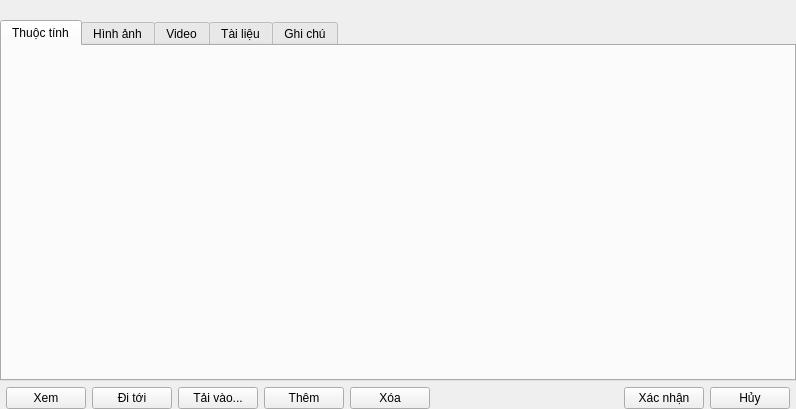
<?xml version="1.0" encoding="UTF-8"?>
<ui version="4.0">
 <class>MediaInputWidget</class>
 <widget class="QWidget" name="MediaInputWidget">
  <property name="geometry">
   <rect>
    <x>0</x>
    <y>0</y>
    <width>796</width>
    <height>409</height>
   </rect>
  </property>
  <property name="minimumSize">
   <size>
    <width>420</width>
    <height>220</height>
   </size>
  </property>
  <property name="windowTitle">
   <string>MediaWidget</string>
  </property>
  <layout class="QGridLayout" name="gridLayout_4">
   <property name="leftMargin">
    <number>0</number>
   </property>
   <property name="topMargin">
    <number>0</number>
   </property>
   <property name="rightMargin">
    <number>0</number>
   </property>
   <property name="bottomMargin">
    <number>0</number>
   </property>
   <item row="2" column="5">
    <widget class="QPushButton" name="removeBtn">
     <property name="toolTip">
      <string>Xóa</string>
     </property>
     <property name="text">
      <string>Xóa</string>
     </property>
     <property name="icon">
      <iconset resource="../Resources/myicon/myicon.qrc">
       <normaloff>:/myicon/Remove.svg</normaloff>:/myicon/Remove.svg</iconset>
     </property>
    </widget>
   </item>
   <item row="2" column="9">
    <widget class="QPushButton" name="applyBtn">
     <property name="text">
      <string>Xác nhận</string>
     </property>
    </widget>
   </item>
   <item row="0" column="0" colspan="6">
    <widget class="QLabel" name="titleLbl">
     <property name="font">
      <font>
       <weight>75</weight>
       <italic>false</italic>
       <bold>true</bold>
      </font>
     </property>
     <property name="text">
      <string/>
     </property>
    </widget>
   </item>
   <item row="0" column="9" colspan="2">
    <widget class="QLabel" name="noticeLbl">
     <property name="text">
      <string/>
     </property>
     <property name="alignment">
      <set>Qt::AlignRight|Qt::AlignTrailing|Qt::AlignVCenter</set>
     </property>
    </widget>
   </item>
   <item row="2" column="8">
    <spacer name="horizontalSpacer">
     <property name="orientation">
      <enum>Qt::Horizontal</enum>
     </property>
     <property name="sizeHint" stdset="0">
      <size>
       <width>221</width>
       <height>20</height>
      </size>
     </property>
    </spacer>
   </item>
   <item row="2" column="10">
    <widget class="QPushButton" name="cancelBtn">
     <property name="text">
      <string>Hủy</string>
     </property>
    </widget>
   </item>
   <item row="1" column="0" colspan="12">
    <widget class="QTabWidget" name="tabWidget">
     <property name="currentIndex">
      <number>0</number>
     </property>
     <widget class="QWidget" name="attribTab">
      <attribute name="title">
       <string>Thuộc tính</string>
      </attribute>
      <layout class="QGridLayout" name="gridLayout_6">
       <property name="leftMargin">
        <number>0</number>
       </property>
       <property name="topMargin">
        <number>0</number>
       </property>
       <property name="rightMargin">
        <number>0</number>
       </property>
       <property name="bottomMargin">
        <number>0</number>
       </property>
       <item row="0" column="0">
        <widget class="QStackedWidget" name="stackedWidget">
         <widget class="QWidget" name="mbaPage">
          <layout class="QGridLayout" name="gridLayout_7">
           <property name="leftMargin">
            <number>0</number>
           </property>
           <property name="topMargin">
            <number>0</number>
           </property>
           <property name="rightMargin">
            <number>0</number>
           </property>
           <property name="bottomMargin">
            <number>0</number>
           </property>
           <item row="0" column="0">
            <widget class="AircraftAttributeWidget" name="mbaWidget" native="true">
             <property name="sizePolicy">
              <sizepolicy hsizetype="Preferred" vsizetype="Minimum">
               <horstretch>0</horstretch>
               <verstretch>0</verstretch>
              </sizepolicy>
             </property>
             <property name="minimumSize">
              <size>
               <width>0</width>
               <height>200</height>
              </size>
             </property>
            </widget>
           </item>
           <item row="1" column="0">
            <spacer name="verticalSpacer">
             <property name="orientation">
              <enum>Qt::Vertical</enum>
             </property>
             <property name="sizeHint" stdset="0">
              <size>
               <width>20</width>
               <height>111</height>
              </size>
             </property>
            </spacer>
           </item>
          </layout>
         </widget>
         <widget class="QWidget" name="xetPage">
          <layout class="QGridLayout" name="gridLayout_8">
           <property name="leftMargin">
            <number>0</number>
           </property>
           <property name="topMargin">
            <number>0</number>
           </property>
           <property name="rightMargin">
            <number>0</number>
           </property>
           <property name="bottomMargin">
            <number>0</number>
           </property>
           <item row="0" column="0">
            <widget class="TankAttributeWidget" name="xetWidget" native="true">
             <property name="minimumSize">
              <size>
               <width>0</width>
               <height>200</height>
              </size>
             </property>
            </widget>
           </item>
           <item row="1" column="0">
            <spacer name="verticalSpacer_2">
             <property name="orientation">
              <enum>Qt::Vertical</enum>
             </property>
             <property name="sizeHint" stdset="0">
              <size>
               <width>20</width>
               <height>89</height>
              </size>
             </property>
            </spacer>
           </item>
          </layout>
         </widget>
         <widget class="QWidget" name="ttlPage">
          <layout class="QGridLayout" name="gridLayout_9">
           <property name="leftMargin">
            <number>0</number>
           </property>
           <property name="topMargin">
            <number>0</number>
           </property>
           <property name="rightMargin">
            <number>0</number>
           </property>
           <property name="bottomMargin">
            <number>0</number>
           </property>
           <item row="0" column="0">
            <widget class="RocketAttributeWidget" name="ttlWidget" native="true">
             <property name="minimumSize">
              <size>
               <width>0</width>
               <height>200</height>
              </size>
             </property>
            </widget>
           </item>
           <item row="1" column="0">
            <spacer name="verticalSpacer_3">
             <property name="orientation">
              <enum>Qt::Vertical</enum>
             </property>
             <property name="sizeHint" stdset="0">
              <size>
               <width>20</width>
               <height>89</height>
              </size>
             </property>
            </spacer>
           </item>
          </layout>
         </widget>
         <widget class="QWidget" name="tauPage">
          <layout class="QGridLayout" name="gridLayout_10">
           <property name="leftMargin">
            <number>0</number>
           </property>
           <property name="topMargin">
            <number>0</number>
           </property>
           <property name="rightMargin">
            <number>0</number>
           </property>
           <property name="bottomMargin">
            <number>0</number>
           </property>
           <item row="0" column="0">
            <widget class="ShipAttributeWidget" name="tauWidget" native="true">
             <property name="minimumSize">
              <size>
               <width>0</width>
               <height>200</height>
              </size>
             </property>
            </widget>
           </item>
           <item row="1" column="0">
            <spacer name="verticalSpacer_4">
             <property name="orientation">
              <enum>Qt::Vertical</enum>
             </property>
             <property name="sizeHint" stdset="0">
              <size>
               <width>20</width>
               <height>111</height>
              </size>
             </property>
            </spacer>
           </item>
          </layout>
         </widget>
        </widget>
       </item>
      </layout>
     </widget>
     <widget class="QWidget" name="imageTab">
      <attribute name="title">
       <string>Hình ảnh</string>
      </attribute>
      <layout class="QGridLayout" name="gridLayout">
       <property name="leftMargin">
        <number>0</number>
       </property>
       <property name="topMargin">
        <number>0</number>
       </property>
       <property name="rightMargin">
        <number>0</number>
       </property>
       <property name="bottomMargin">
        <number>0</number>
       </property>
       <property name="spacing">
        <number>5</number>
       </property>
       <item row="0" column="0">
        <widget class="QListWidget" name="imageLwg"/>
       </item>
      </layout>
     </widget>
     <widget class="QWidget" name="videoTab">
      <attribute name="title">
       <string>Video</string>
      </attribute>
      <layout class="QGridLayout" name="gridLayout_3">
       <property name="leftMargin">
        <number>0</number>
       </property>
       <property name="topMargin">
        <number>0</number>
       </property>
       <property name="rightMargin">
        <number>0</number>
       </property>
       <property name="bottomMargin">
        <number>0</number>
       </property>
       <property name="spacing">
        <number>5</number>
       </property>
       <item row="0" column="0" colspan="2">
        <widget class="QListWidget" name="videoLwg"/>
       </item>
      </layout>
     </widget>
     <widget class="QWidget" name="docTab">
      <attribute name="title">
       <string>Tài liệu</string>
      </attribute>
      <layout class="QGridLayout" name="gridLayout_2">
       <property name="leftMargin">
        <number>0</number>
       </property>
       <property name="topMargin">
        <number>0</number>
       </property>
       <property name="rightMargin">
        <number>0</number>
       </property>
       <property name="bottomMargin">
        <number>0</number>
       </property>
       <property name="spacing">
        <number>5</number>
       </property>
       <item row="0" column="0" colspan="2">
        <widget class="QListWidget" name="docLwg"/>
       </item>
      </layout>
     </widget>
     <widget class="QWidget" name="noteTab">
      <attribute name="title">
       <string>Ghi chú</string>
      </attribute>
      <layout class="QGridLayout" name="gridLayout_5">
       <property name="leftMargin">
        <number>0</number>
       </property>
       <property name="topMargin">
        <number>0</number>
       </property>
       <property name="rightMargin">
        <number>0</number>
       </property>
       <property name="bottomMargin">
        <number>0</number>
       </property>
       <property name="horizontalSpacing">
        <number>4</number>
       </property>
       <property name="verticalSpacing">
        <number>5</number>
       </property>
       <item row="0" column="0">
        <widget class="QPlainTextEdit" name="notePte"/>
       </item>
      </layout>
     </widget>
    </widget>
   </item>
   <item row="2" column="1">
    <widget class="QPushButton" name="viewBtn">
     <property name="text">
      <string>Xem</string>
     </property>
     <property name="icon">
      <iconset resource="../Resources/myicon/myicon.qrc">
       <normaloff>:/myicon/TextAnnotation/Show.svg</normaloff>:/myicon/TextAnnotation/Show.svg</iconset>
     </property>
    </widget>
   </item>
   <item row="2" column="4">
    <widget class="QPushButton" name="addBtn">
     <property name="toolTip">
      <string>Thêm</string>
     </property>
     <property name="text">
      <string>Thêm</string>
     </property>
     <property name="icon">
      <iconset resource="../Resources/myicon/myicon.qrc">
       <normaloff>:/myicon/Add.svg</normaloff>:/myicon/Add.svg</iconset>
     </property>
    </widget>
   </item>
   <item row="2" column="2">
    <widget class="QPushButton" name="gotoBtn">
     <property name="text">
      <string>Đi tới</string>
     </property>
     <property name="icon">
      <iconset resource="../Resources/myicon/myicon.qrc">
       <normaloff>:/myicon/Explorer.svg</normaloff>:/myicon/Explorer.svg</iconset>
     </property>
    </widget>
   </item>
   <item row="2" column="3">
    <widget class="QPushButton" name="loadFromFolderBtn">
     <property name="text">
      <string>Tải vào...</string>
     </property>
     <property name="icon">
      <iconset resource="../Resources/myicon/myicon.qrc">
       <normaloff>:/myicon/Folder.svg</normaloff>:/myicon/Folder.svg</iconset>
     </property>
    </widget>
   </item>
  </layout>
 </widget>
 <layoutdefault spacing="6" margin="11"/>
 <customwidgets>
  <customwidget>
   <class>AircraftAttributeWidget</class>
   <extends>QWidget</extends>
   <header location="global">AircraftAttributeWidget.h</header>
   <container>1</container>
  </customwidget>
  <customwidget>
   <class>TankAttributeWidget</class>
   <extends>QWidget</extends>
   <header location="global">TankAttributeWidget.h</header>
   <container>1</container>
  </customwidget>
  <customwidget>
   <class>RocketAttributeWidget</class>
   <extends>QWidget</extends>
   <header location="global">RocketAttributeWidget.h</header>
   <container>1</container>
  </customwidget>
  <customwidget>
   <class>ShipAttributeWidget</class>
   <extends>QWidget</extends>
   <header location="global">ShipAttributeWidget.h</header>
   <container>1</container>
  </customwidget>
 </customwidgets>
 <resources>
  <include location="../Resources/myicon/myicon.qrc"/>
 </resources>
 <connections/>
</ui>
